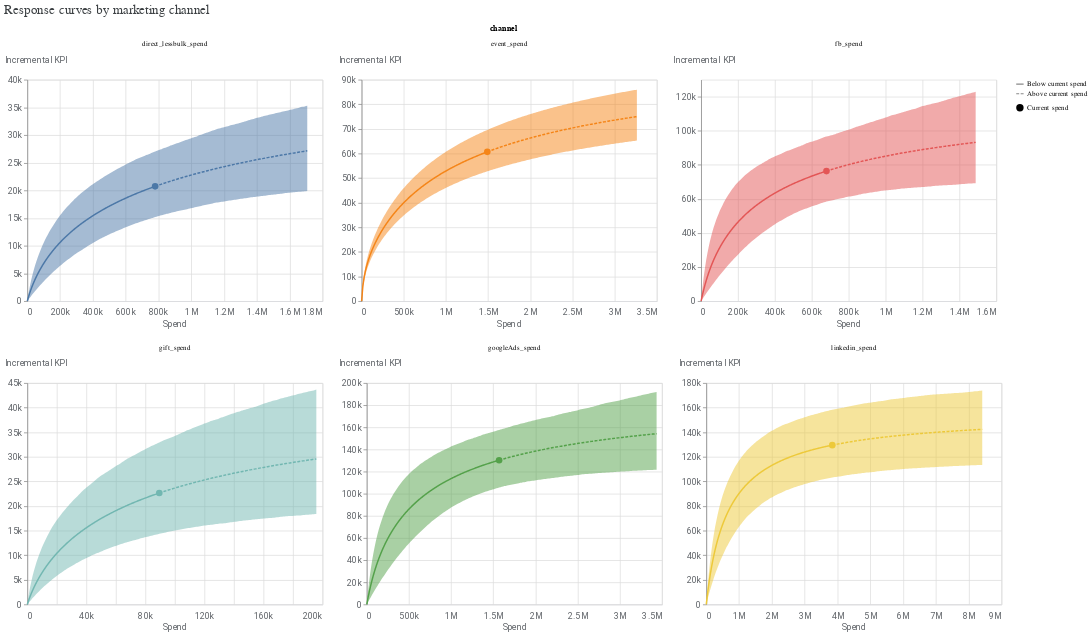

The notebook cell this image was saved under:
### Code cell
media_effects = output_dict[model_iter]['media_effects']
media_effects.plot_response_curves()

### Figure 1 — Vega-Lite specification as saved in the notebook (floating-point values rounded to 4 significant figures; data arrays with more than 128 entries replaced by an {"elided": "..."} marker saying what was removed)
{"config": {"view": {"continuousWidth": 300, "continuousHeight": 300}, "axis": {"labelColor": "#5F6368", "labelFont": "Roboto", "labelFontSize": 12, "titleColor": "#5F6368", "titleFont": "Roboto", "titleFontSize": 12, "titleFontWeight": "normal"}}, "data": {"name": "data-35f80c563d65838edfc7ffe7251c9a21"}, "facet": {"field": "channel", "type": "nominal"}, "spec": {"layer": [{"mark": {"type": "line"}, "encoding": {"color": {"field": "channel", "type": "nominal"}, "strokeDash": {"field": "spend_level", "legend": {"title": null}, "sort": "descending", "type": "nominal"}, "x": {"axis": {"domainColor": "#DADCE0", "labelExpr": "replace(format(datum.value, '.3~s'), 'G', 'B')", "labelPadding": 10, "ticks": false}, "field": "spend", "title": "Spend", "type": "quantitative"}, "y": {"axis": {"labelExpr": "replace(format(datum.value, '.3~s'), 'G', 'B')", "titleAlign": "left", "titleAngle": 0, "titleY": -20}, "field": "mean", "title": "Incremental KPI", "type": "quantitative"}}, "transform": [{"calculate": "datum.spend_multiplier >= 1.0 ? \"Above current spend\" : \"Below current spend\"", "as": "spend_level"}]}, {"mark": {"type": "point", "filled": true, "opacity": 1, "size": 80}, "encoding": {"color": {"field": "channel", "type": "nominal"}, "shape": {"field": "current_spend", "legend": {"title": null}, "type": "nominal"}, "tooltip": [{"field": "spend", "type": "quantitative"}, {"field": "mean", "type": "quantitative"}], "x": {"axis": {"domainColor": "#DADCE0", "labelExpr": "replace(format(datum.value, '.3~s'), 'G', 'B')", "labelPadding": 10, "ticks": false}, "field": "spend", "title": "Spend", "type": "quantitative"}, "y": {"axis": {"labelExpr": "replace(format(datum.value, '.3~s'), 'G', 'B')", "titleAlign": "left", "titleAngle": 0, "titleY": -20}, "field": "mean", "title": "Incremental KPI", "type": "quantitative"}}, "transform": [{"calculate": "datum.spend_multiplier >= 1.0 ? \"Above current spend\" : \"Below current spend\"", "as": "spend_level"}, {"filter": "(datum.spend_multiplier === 1.0)"}]}, {"mark": {"type": "area", "opacity": 0.5}, "encoding": {"color": {"field": "channel", "legend": null, "type": "nominal"}, "x": {"field": "spend", "type": "quantitative"}, "y": {"field": "ci_lo", "type": "quantitative"}, "y2": {"field": "ci_hi"}}, "transform": [{"calculate": "datum.spend_multiplier >= 1.0 ? \"Above current spend\" : \"Below current spend\"", "as": "spend_level"}]}], "width": 400}, "columns": 3, "resolve": {"scale": {"x": "independent", "y": "independent"}}, "title": {"text": "Response curves by marketing channel ", "anchor": "start", "color": "#3C4043", "font": "Google Sans Display", "fontSize": 18, "fontWeight": "normal", "offset": 10}, "$schema": "https://vega.github.io/schema/vega-lite/v5.20.1.json", "datasets": {"data-35f80c563d65838edfc7ffe7251c9a21": {"elided": "1320 records"}}}
